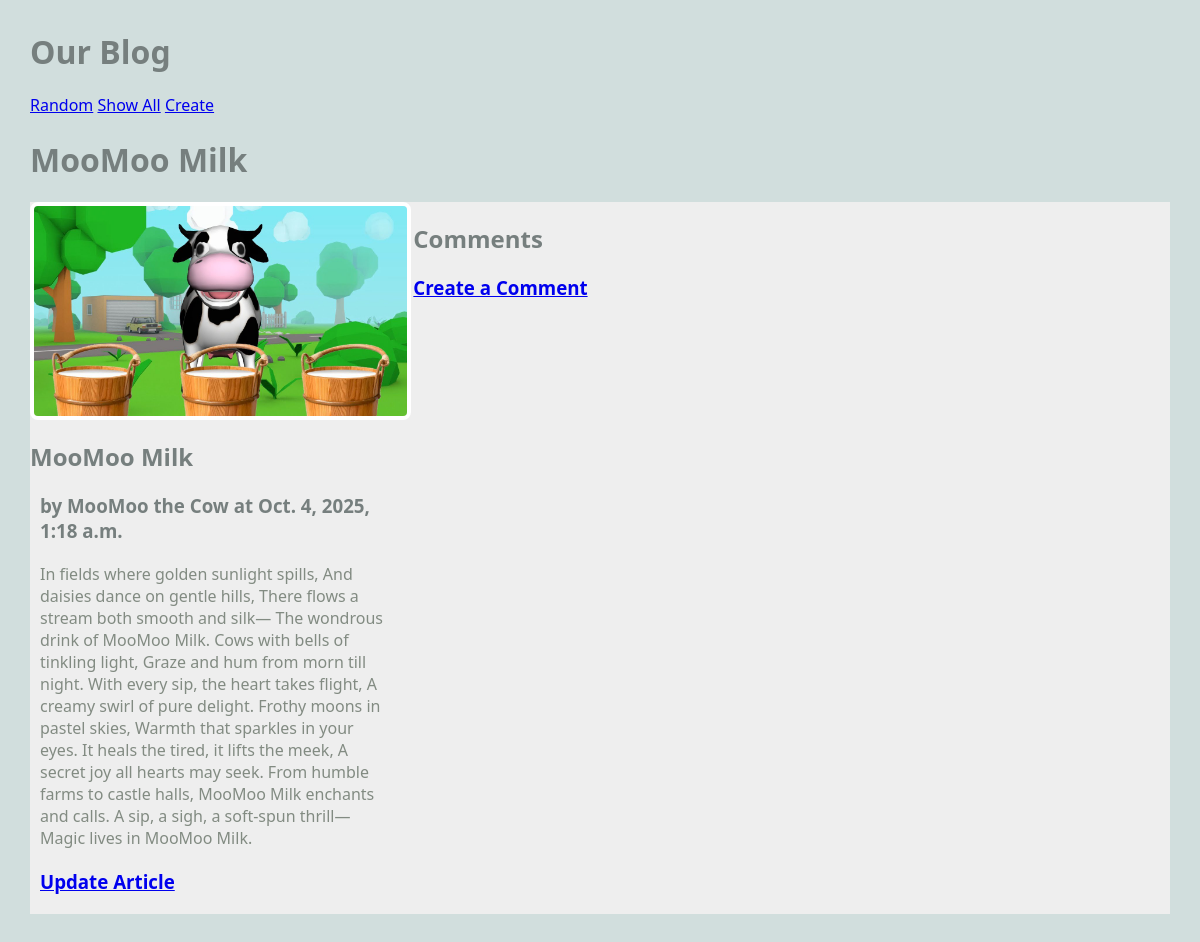
/blog/article/2, run on an earlier commit of the app's database.
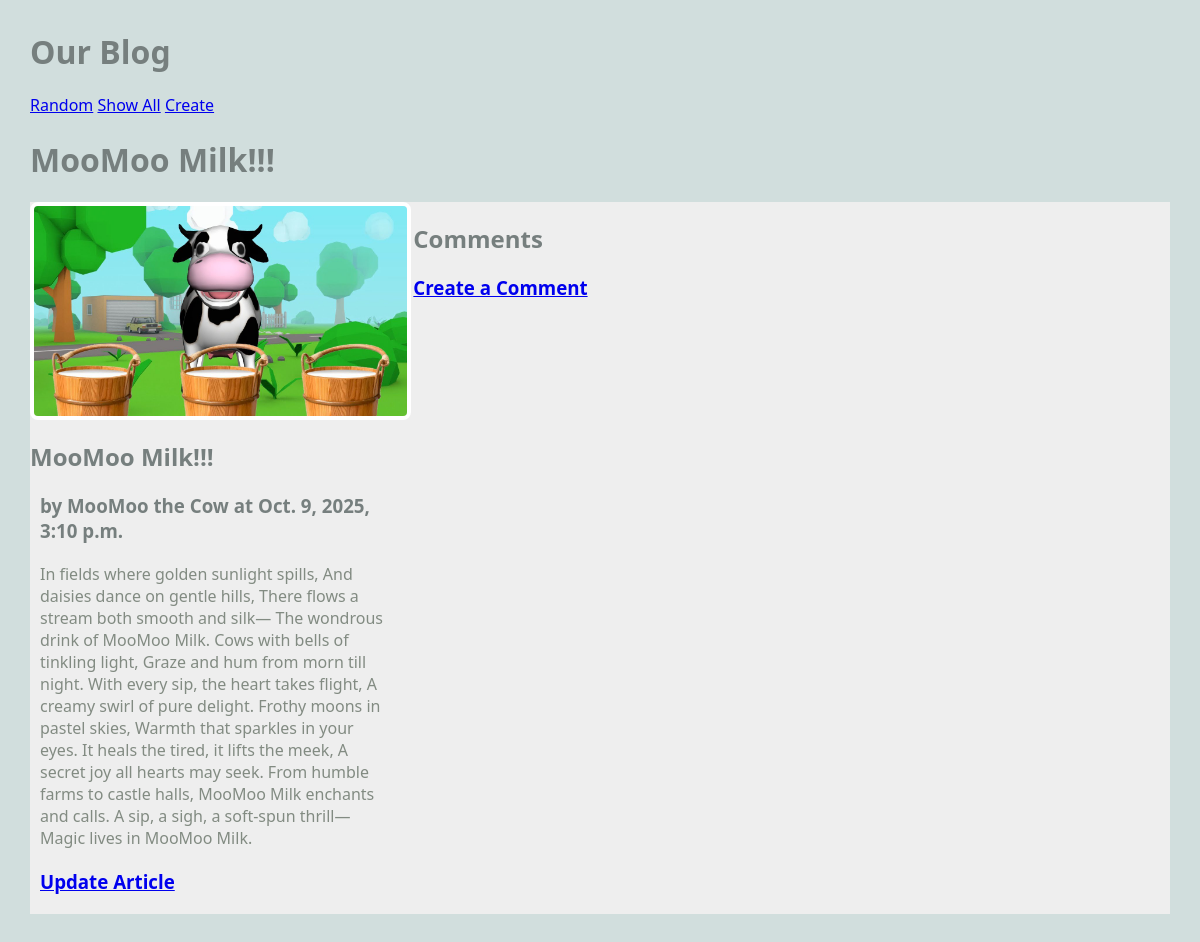
And on a later commit of the database.
### blog/models.py (models this page shows, shortened)
class Article(models.Model):
    title = models.TextField(blank=True) # blank=True means it's possible to leave it blank
    author = models.TextField(blank=True)
    text = models.TextField(blank=True)
    published = models.DateTimeField(auto_now=True) # automatically sets published to the current time
    image_file = models.ImageField(blank=True) # an actual image file
    def get_all_comments(self):
        comments = Comment.objects.filter(article=self)
        return comments

### blog/views.py (the view)
# urls.py: path('article/<int:pk>', ArticleView.as_view(), name='article'), # display a single article based on its primary key
class ArticleView(DetailView):
    model = Article
    template_name = 'blog/article.html'
    context_object_name = 'article' # note singular var name

### blog/templates/blog/article.html (shortened to what this page needs)
{% extends 'blog/base.html' %}
{% block content %}
    <h1>{{article.title}}</h1>
    <main class="grid-container">
        <article>
            {% if article.image_file %}
                <img src="{{article.image_file.url}}" alt="">
            {% else %}
                <h3>No image</h3>
            {% endif %}
            <div>
                <h2>{{article.title}}</h2>
                <h3>by {{article.author}} at {{article.published}}</h3>
                <p>
                    {{article.text}}
                </p>
                <h3>
                    <a href="{% url 'update_article' article.pk %}">Update Article</a>
                </h3>
            </div>
        </article>
        <div>
            <h2>Comments</h2>
            <h3>
                <a href="{% url 'create_comment' article.pk %}">Create a Comment</a>
            </h3>
        </div>
    </main>
{% endblock %}

### blog/templates/blog/base.html (shortened to what this page needs)
{% load static %}
<html>
    <head>
        <link rel="stylesheet" href="{% static 'blog/styles-blog.css' %}">
    </head>
    <body>
        <head>
            <h1>Our Blog</h1>
            <nav>
                <ul>
                    <li><a href="{% url 'random' %}">Random</a></li>
                    <li><a href="{% url 'show_all' %}">Show All</a></li>
                    <li><a href="{% url 'create_article' %}">Create</a></li>
                </ul>
            </nav>
        </head>
        {% block content %}{% endblock %}
    </body>
</html>

### blog/static/blog/styles-blog.css (style rules this page uses)
body { margin: 30px; background: #d1dedd; font-family:'Segoe UI', Tahoma, Geneva, Verdana, sans-serif; }
ul, li { padding: 0px; list-style-type: none; }
h1, h2, h3 { color: #767f7e; }
p { color: #828b82; }
.grid-container { background: #eee; max-width: 900px; display: grid; grid-template-columns: repeat(3, 1fr); grid-gap: 10px; max-width: 1200px; margin: 20px auto; }
article img, article.featured img { width: 100%; border: 4px solid #fff; border-radius: 8px; }
article p, article h3 { margin: 20px 10px; }
nav li { display: inline; }

What changed in the data, as far as the page shows it:
changed Article "MooMoo the Cow": title "MooMoo Milk" → "MooMoo Milk!!!"; published "Oct. 4, 2025, 1:18 a.m." → "Oct. 9, 2025, 3:10 p.m."
